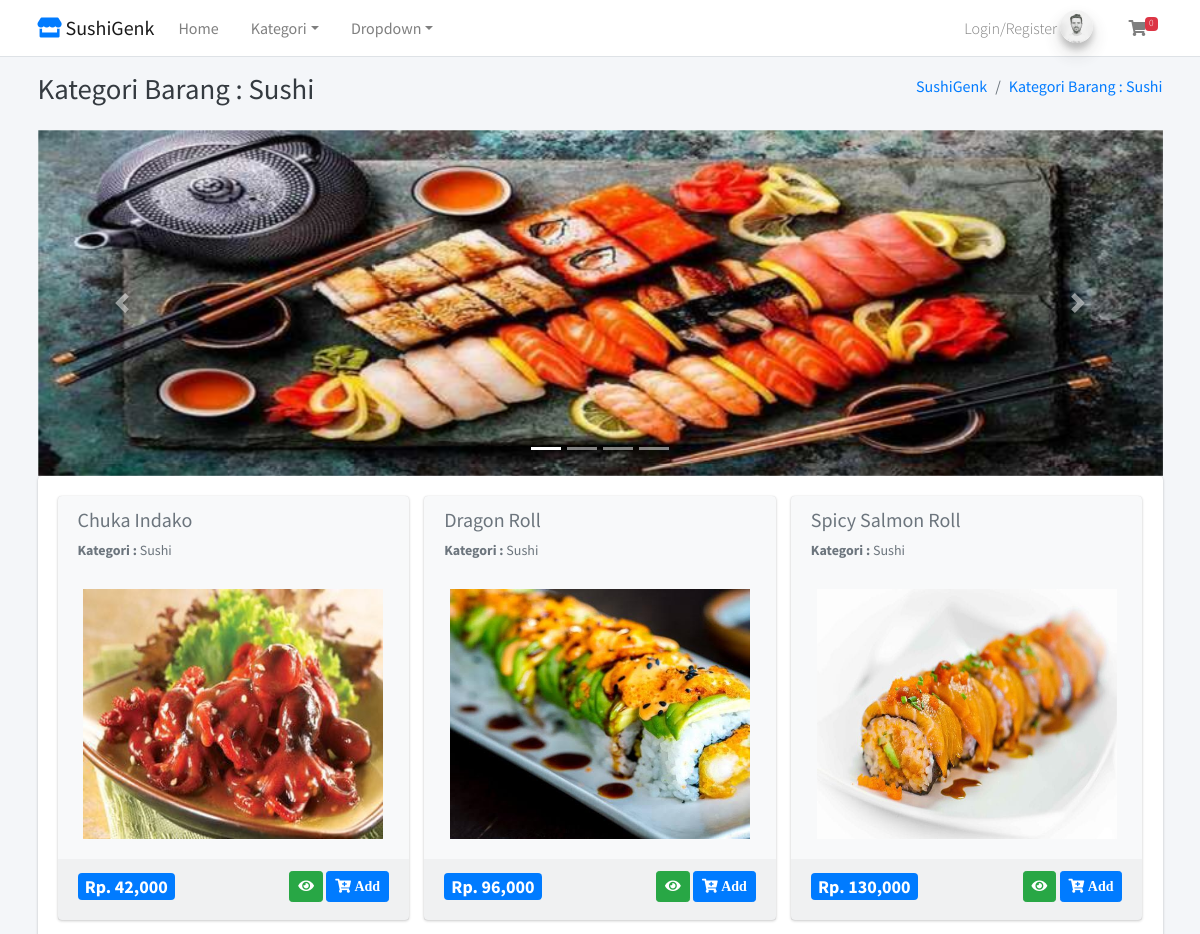
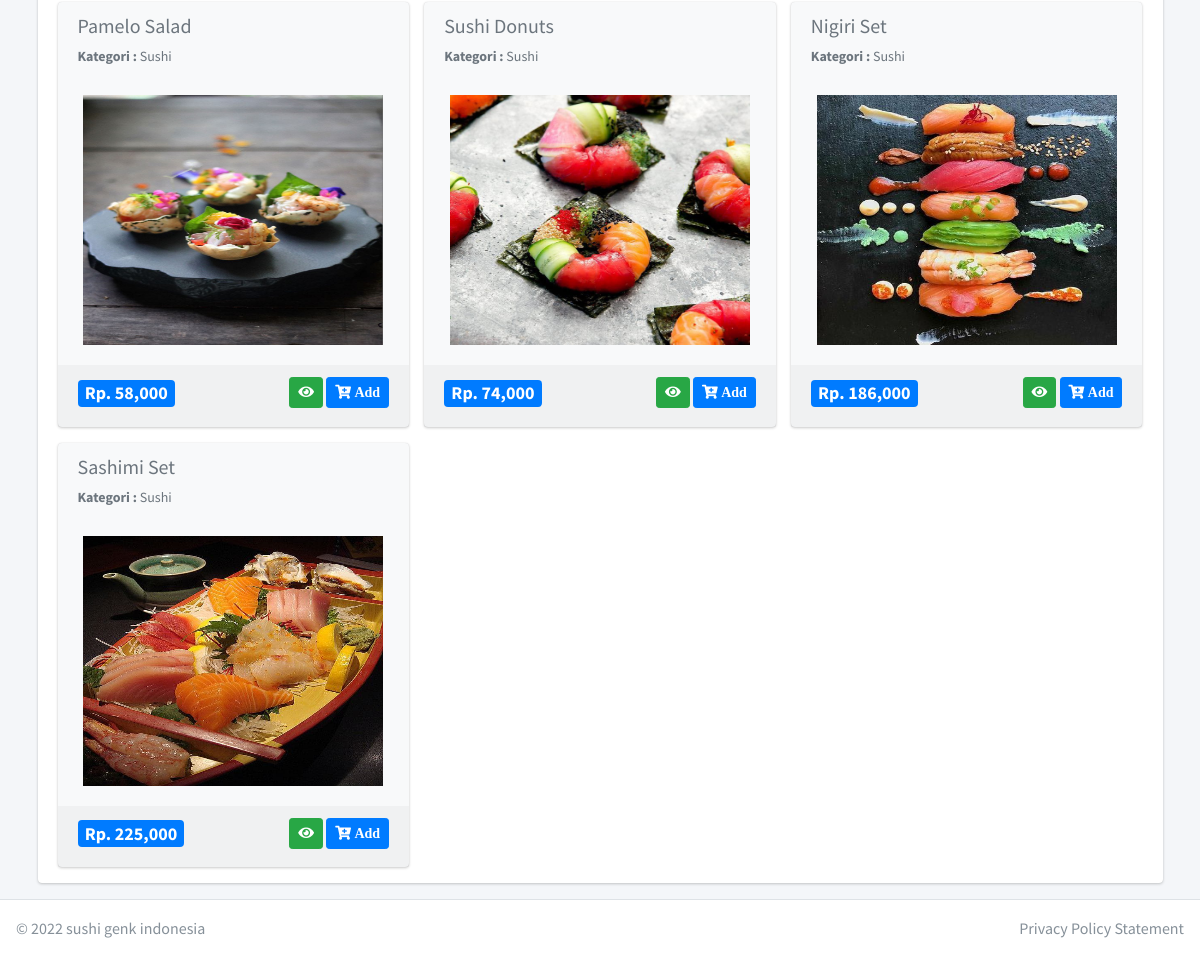
The page /home/kategori/11 on the database its author committed (2 pictures, top to bottom).
### tables this page shows
CREATE TABLE `tbl_barang` (
  `id_barang` int(11) NOT NULL,
  `nama_barang` varchar(255) DEFAULT NULL,
  `id_kategori` int(11) DEFAULT NULL,
  `harga` int(11) DEFAULT NULL,
  `deskripsi` mediumtext DEFAULT NULL,
  `gambar` text DEFAULT NULL,
  `berat` int(11) NOT NULL
);

CREATE TABLE `tbl_kategori` (
  `id_kategori` int(11) NOT NULL,
  `nama_kategori` varchar(50) DEFAULT NULL
);

### application/views/layout/v_content.php (called while the page is built)
<?php
if ($isi) {
	$this->load->view($isi);
}

### application/views/layout/v_wrapper_frontend.php (called while the page is built)
<?php
require_once('v_head.php');
require_once('v_header_frontend.php');
require_once('v_nav_frontend.php');
require_once('v_content.php');
require_once('v_footer_frontend.php');

### application/controllers/Home.php (called while the page is built, shortened)
<?php
class Home extends CI_Controller
{
	public function __construct()
	{
		$this->load->model('m_home');
	}
	public function kategori($id_kategori)
	{
		$kategori = $this->m_home->kategori($id_kategori);
		$data = array(
			'title' => 'Kategori Barang : ' . $kategori->nama_kategori,
			'barang' => $this->m_home->get_all_data_barang($id_kategori),
			'isi' => 'v_kategori_barang',
		);
		$this->load->view('layout/v_wrapper_frontend', $data, FALSE);
	}
}

### index.php (called while the page is built, shortened)
<?php
require_once BASEPATH.'core/CodeIgniter.php';

### application/models/M_home.php (called while the page is built, shortened)
<?php
class M_home extends CI_Model
{
	public function get_all_data_kategori()
	{
		$this->db->select('*');
		$this->db->from('tbl_kategori');
		$this->db->order_by('id_kategori', 'desc');
		return $this->db->get()->result();
	}
	public function kategori($id_kategori)
	{
		$this->db->select('*');
		$this->db->from('tbl_kategori');
		$this->db->where('id_kategori', $id_kategori);
		return $this->db->get()->row();
	}
	public function get_all_data_barang($id_kategori)
	{
		$this->db->select('*');
		$this->db->from('tbl_barang');
		$this->db->join('tbl_kategori', 'tbl_kategori.id_kategori = tbl_barang.id_kategori', 'left');
		$this->db->where('tbl_barang.id_kategori', $id_kategori);
		return $this->db->get()->result();
	}
}

### application/views/v_kategori_barang.php (the view, shortened to what this page needs)
<div id="carouselExampleIndicators" class="carousel slide" data-ride="carousel">
	<ol class="carousel-indicators">
		<li data-target="#carouselExampleIndicators" data-slide-to="0" class="active"></li>
		<li data-target="#carouselExampleIndicators" data-slide-to="1"></li>
		<li data-target="#carouselExampleIndicators" data-slide-to="2"></li>
		<li data-target="#carouselExampleIndicators" data-slide-to="3"></li>
	</ol>
	<div class="carousel-inner">
		<div class="carousel-item active">
			<img class="d-block w-100" src="<?= base_url() ?>assets/slider/cover.jpeg">
		</div>
	</div>
	<a class="carousel-control-prev" href="#carouselExampleIndicators" role="button" data-slide="prev">
		<span class="carousel-control-prev-icon" aria-hidden="true"></span>
	</a>
	<a class="carousel-control-next" href="#carouselExampleIndicators" role="button" data-slide="next">
		<span class="carousel-control-next-icon" aria-hidden="true"></span>
	</a>
</div>
<div class="card card-solid">
	<div class="card-body pb-0">
		<div class="row d-flex align-items-stretch">
			<?php foreach ($barang as $key => $value) { ?>
				<div class="col-sm-4">
					<?php
					echo form_open('belanja/add');
					?>
					<div class="card bg-light">
						<div class="card-header text-muted border-bottom-0">
							<h2 class="lead"><b><?= $value->nama_barang ?></b></h2>
							<p class="text-muted text-sm"><b>Kategori : </b><?= $value->nama_kategori ?></p>
						</div>
						<div class="card-body pt-0">
							<div class="row">
								<div class="col-12 text-center">
									<img src="<?= base_url('assets/gambar/' . $value->gambar) ?>" width="300px" height="250px">
								</div>
							</div>
						</div>
						<div class="card-footer">
							<div class="row">
								<div class="col-sm-6">
									<div class="text-left">
										<h4><span class="badge bg-primary">Rp. <?= number_format($value->harga, 0) ?></span></h4>
									</div>
								</div>
								<div class="col-sm-6">
									<div class="text-right">
										<a href="<?= base_url('home/detail_barang/' . $value->id_barang)  ?>" class="btn btn-sm btn-success">
											<i class="fas fa-eye"></i>
										</a>
										<button type="submit" class="btn btn-sm btn-primary swalDefaultSuccess">
											<i class="fas fa-cart-plus"> Add</i>
										</button>
									</div>
								</div>
							</div>
						</div>
					</div>
					<?php echo form_close(); ?>
				</div>
			<?php } ?>
		</div>
	</div>
</div>

### rows shown on the page
tbl_barang: nama_barang "Chuka Indako", id_kategori.nama_kategori "Sushi", gambar (picture), harga "42,000"
tbl_barang: nama_barang "Dragon Roll", id_kategori.nama_kategori "Sushi", gambar (picture), harga "96,000"
tbl_barang: nama_barang "Spicy Salmon Roll", id_kategori.nama_kategori "Sushi", gambar (picture), harga "130,000"
tbl_barang: nama_barang "Pamelo Salad", id_kategori.nama_kategori "Sushi", gambar (picture), harga "58,000"
tbl_barang: nama_barang "Sushi Donuts", id_kategori.nama_kategori "Sushi", gambar (picture), harga "74,000"
tbl_barang: nama_barang "Nigiri Set", id_kategori.nama_kategori "Sushi", gambar (picture), harga "186,000"
tbl_barang: nama_barang "Sashimi Set", id_kategori.nama_kategori "Sushi", gambar (picture), harga "225,000"

### other values the page prints
$jml_item "0"
$title "Kategori Barang : Sushi"
